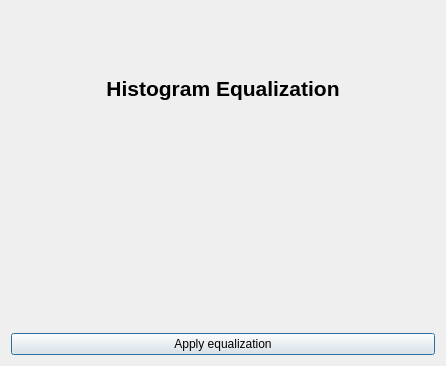
<?xml version="1.0" encoding="UTF-8"?>
<ui version="4.0">
 <class>LPanelHistogramEqualization</class>
 <widget class="QDialog" name="LPanelHistogramEqualization">
  <property name="geometry">
   <rect>
    <x>0</x>
    <y>0</y>
    <width>446</width>
    <height>366</height>
   </rect>
  </property>
  <property name="windowTitle">
   <string>Dialog</string>
  </property>
  <layout class="QVBoxLayout" name="verticalLayout_2">
   <item>
    <layout class="QVBoxLayout" name="verticalLayout">
     <item>
      <widget class="QLabel" name="mLabelTittle">
       <property name="text">
        <string>&lt;html&gt;&lt;head/&gt;&lt;body&gt;&lt;p align=&quot;center&quot;&gt;&lt;span style=&quot; font-size:16pt; font-weight:600;&quot;&gt;Histogram Equalization&lt;/span&gt;&lt;/p&gt;&lt;/body&gt;&lt;/html&gt;</string>
       </property>
       <property name="textFormat">
        <enum>Qt::RichText</enum>
       </property>
      </widget>
     </item>
     <item>
      <widget class="QwtPlot" name="mPlotHistogram"/>
     </item>
     <item>
      <widget class="QPushButton" name="mButtonEqualize">
       <property name="text">
        <string>Apply equalization</string>
       </property>
      </widget>
     </item>
    </layout>
   </item>
  </layout>
 </widget>
 <customwidgets>
  <customwidget>
   <class>QwtPlot</class>
   <extends>QFrame</extends>
   <header>qwt_plot.h</header>
  </customwidget>
 </customwidgets>
 <resources/>
 <connections/>
</ui>
